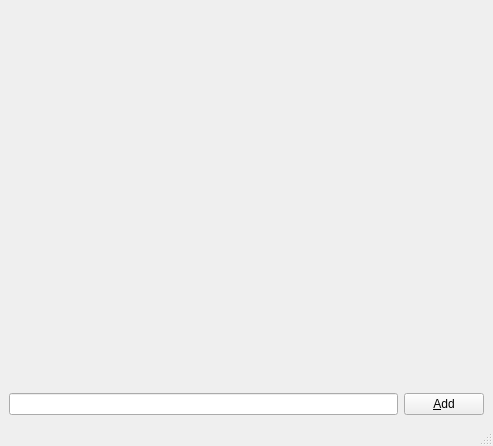
<?xml version="1.0" encoding="UTF-8"?>
<ui version="4.0">
 <class>MainWindow</class>
 <widget class="QMainWindow" name="MainWindow">
  <property name="geometry">
   <rect>
    <x>0</x>
    <y>0</y>
    <width>493</width>
    <height>446</height>
   </rect>
  </property>
  <property name="windowTitle">
   <string>MainWindow</string>
  </property>
  <widget class="QWidget" name="centralwidget">
   <layout class="QGridLayout" name="gridLayout">
    <item row="0" column="0">
     <layout class="QHBoxLayout" name="horizontalLayout">
      <item>
       <widget class="Q3ListBox" name="listBox"/>
      </item>
     </layout>
    </item>
    <item row="1" column="0">
     <widget class="QLineEdit" name="edText"/>
    </item>
    <item row="1" column="1">
     <widget class="QPushButton" name="btAdd">
      <property name="text">
       <string>&amp;Add</string>
      </property>
     </widget>
    </item>
   </layout>
  </widget>
  <widget class="QMenuBar" name="menubar">
   <property name="geometry">
    <rect>
     <x>0</x>
     <y>0</y>
     <width>493</width>
     <height>23</height>
    </rect>
   </property>
  </widget>
  <widget class="QStatusBar" name="statusbar"/>
 </widget>
 <customwidgets>
  <customwidget>
   <class>Q3Frame</class>
   <extends>QFrame</extends>
   <header>Qt3Support/Q3Frame</header>
   <container>1</container>
  </customwidget>
  <customwidget>
   <class>Q3ListBox</class>
   <extends>Q3Frame</extends>
   <header>q3listbox.h</header>
  </customwidget>
 </customwidgets>
 <resources/>
 <connections>
  <connection>
   <sender>btAdd</sender>
   <signal>clicked()</signal>
   <receiver>listBox</receiver>
   <slot>clear()</slot>
   <hints>
    <hint type="sourcelabel">
     <x>414</x>
     <y>404</y>
    </hint>
    <hint type="destinationlabel">
     <x>377</x>
     <y>327</y>
    </hint>
   </hints>
  </connection>
 </connections>
</ui>
